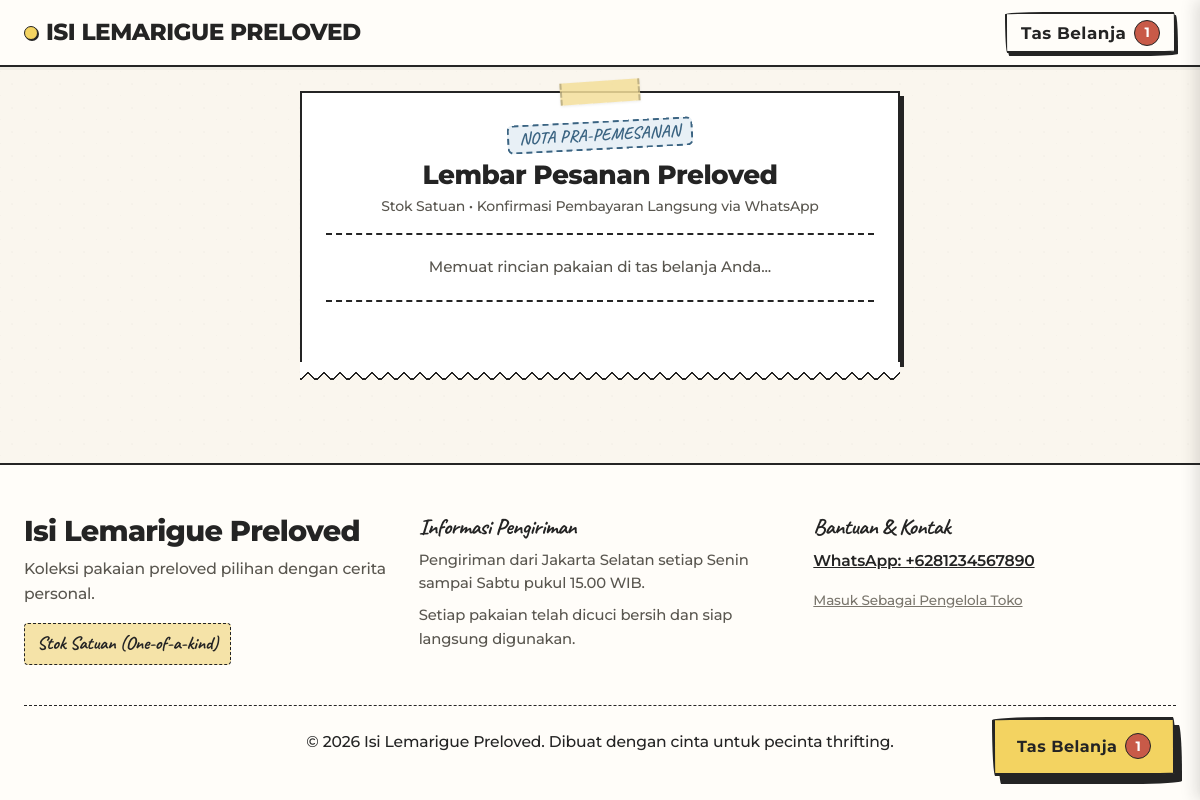
The page /checkout?direct=5 on the database its author committed.
### tables this page shows
CREATE TABLE `settings` (
  `setting_key` VARCHAR(50) PRIMARY KEY,
  `setting_value` TEXT NOT NULL,
  `updated_at` TIMESTAMP DEFAULT CURRENT_TIMESTAMP ON UPDATE CURRENT_TIMESTAMP
);

### controllers/OrderController.php (called while the page is built, shortened)
<?php
require_once __DIR__ . '/../config/constants.php';
require_once __DIR__ . '/../models/Setting.php';
class OrderController {
    public function checkout(): void {
        require_once ROOT_PATH . '/views/storefront/checkout.php';
    }
}

### config/constants.php (called while the page is built, shortened)
<?php
function e(?string $data): string {
    return htmlspecialchars((string)$data, ENT_QUOTES, 'UTF-8');
}
function url(string $path = ''): string {
    $cleanPath = ltrim($path, '/');
    return rtrim(BASE_URL, '/') . '/' . $cleanPath;
}
function asset(string $path): string {
    return url(ltrim($path, '/'));
}

### config/database.php (called while the page is built, shortened)
<?php
class Database {
    private static ?PDO $instance = null;
    public static function getConnection(): PDO {
        if (self::$instance !== null) {
            return self::$instance;
        }
        $customConfig = __DIR__ . '/db_config.php';
        if (file_exists($customConfig)) {
            $cfg = require $customConfig;
        } else {
            $cfg = [];
        }
        $host = $cfg['host'] ?? getenv('DB_HOST') ?: '127.0.0.1';
        $port = $cfg['port'] ?? getenv('DB_PORT') ?: '3306';
        $dbname = $cfg['dbname'] ?? getenv('DB_NAME') ?: 'isi_lemarigue';
        $user = $cfg['user'] ?? getenv('DB_USER') ?: 'root';
        $pass = $cfg['pass'] ?? (getenv('DB_PASS') !== false ? getenv('DB_PASS') : '');
        $driver = $cfg['driver'] ?? getenv('DB_DRIVER') ?: 'mysql';
        if ($driver === 'mysql') {
            try {
                $dsn = "mysql:host={$host};port={$port};dbname={$dbname};charset=utf8mb4";
                $options = [
                    PDO::ATTR_ERRMODE => PDO::ERRMODE_EXCEPTION,
                    PDO::ATTR_DEFAULT_FETCH_MODE => PDO::FETCH_ASSOC,
                    PDO::ATTR_EMULATE_PREPARES => false,
                ];
                self::$instance = new PDO($dsn, $user, $pass, $options);
            } catch (PDOException $e) {
                if (str_contains($e->getMessage(), 'Unknown database') || str_contains($e->getMessage(), '1049')) {
                    try {
                        $serverDsn = "mysql:host={$host};port={$port};charset=utf8mb4";
                        $serverPdo = new PDO($serverDsn, $user, $pass, [PDO::ATTR_ERRMODE => PDO::ERRMODE_EXCEPTION]);
                        $serverPdo->exec("CREATE DATABASE IF NOT EXISTS `{$dbname}` CHARACTER SET utf8mb4 COLLATE utf8mb4_unicode_ci");
                        unset($serverPdo);
                        self::$instance = new PDO($dsn, $user, $pass, $options);
                        self::initializeSchema(self::$instance);
                    } catch (Exception) {
                        throw $e;
                    }
                } else {
                    throw $e;
                }
            }
            return self::$instance;
        }
        $sqliteFile = ROOT_PATH . '/database.sqlite';
        self::$instance = new PDO("sqlite:" . $sqliteFile, null, null, [
            PDO::ATTR_ERRMODE => PDO::ERRMODE_EXCEPTION,
            PDO::ATTR_DEFAULT_FETCH_MODE => PDO::FETCH_ASSOC,
        ]);
        return self::$instance;
    }
}

### models/Setting.php (called while the page is built, shortened)
<?php
require_once __DIR__ . '/../config/database.php';
class Setting {
    private PDO $db;
    private static array $cache = [];
    public function __construct() {
        $this->db = Database::getConnection();
    }
    public function get(string $key, string $default = ''): string {
        if (isset(self::$cache[$key])) {
            return self::$cache[$key];
        }
        $stmt = $this->db->prepare("SELECT setting_value FROM settings WHERE setting_key = :k LIMIT 1");
        $stmt->execute([':k' => $key]);
        $row = $stmt->fetch();
        $val = $row ? (string)$row['setting_value'] : $default;
        self::$cache[$key] = $val;
        return $val;
    }
}

### views/storefront/checkout.php (the view, shortened to what this page needs)
<?php
require_once __DIR__ . '/../layouts/header.php';
?>
<div style="max-width: 650px; margin: 0 auto; padding-bottom: 2rem;">
    <div class="receipt-box washi-tape washi-tape-angle-left">
        <div class="receipt-header">
            <span class="stamp-badge stamp-badge-good" style="margin-bottom: 0.5rem;">NOTA PRA-PEMESANAN</span>
            <h2>Lembar Pesanan Preloved</h2>
            <p style="font-size: 0.875rem; color: var(--color-ink-muted); margin: 0;">
                Stok Satuan &bull; Konfirmasi Pembayaran Langsung via WhatsApp
            </p>
        </div>
        <div id="checkoutItemsContainer">
            <p style="text-align: center; color: var(--color-ink-muted); font-size: 0.95rem;">
                Memuat rincian pakaian di tas belanja Anda...
            </p>
        </div>
        <hr class="receipt-divider">
    </div>
</div>
<?php require_once __DIR__ . '/../layouts/footer.php'; ?>

### views/layouts/header.php (shortened to what this page needs)
<?php
require_once __DIR__ . '/../../config/constants.php';
require_once __DIR__ . '/../../models/Setting.php';
$settingModel = new Setting();
$storeName = $settingModel->get('store_name', 'Isi Lemarigue Preloved');
?>
<!DOCTYPE html>
<html lang="id">
<head>
    <link rel="stylesheet" href="<?= asset('assets/css/main.css') ?>">
    <link rel="stylesheet" href="<?= asset('assets/css/hand-drawn.css') ?>">
</head>
<body>
<header class="notebook-header" role="banner">
    <div class="container">
        <nav class="notebook-nav" aria-label="Navigasi Utama">
            <a href="<?= url('') ?>" class="logo-brand">
                <span class="logo-pin" aria-hidden="true"></span>
                <span><?= e($storeName) ?></span>
            </a>
            <div class="flex items-center gap-3">
                <button type="button" class="btn-sketch btn-sketch-sm js-open-cart" id="headerCartBtn" aria-label="Buka Tas Belanja">
                    <span>Tas Belanja</span>
                    <span class="cart-count-badge" style="display: none;">0</span>
                </button>
            </div>
        </nav>
    </div>
</header>
<main class="main-content" id="mainContent">
    <div class="container">

### views/layouts/footer.php (shortened to what this page needs)
<?php
require_once __DIR__ . '/../../models/Setting.php';
$settingModel = new Setting();
$storeName = $settingModel->get('store_name', 'Isi Lemarigue Preloved');
$storeTagline = $settingModel->get('store_tagline', 'Koleksi pakaian preloved pilihan dengan cerita personal.');
$whatsappNumber = $settingModel->get('whatsapp_number', '6281234567890');
$shippingNote = $settingModel->get('shipping_note', 'Pengiriman dari Tangerang.');
?>
    </div>
</main>
<footer style="background-color: var(--color-paper-light); border-top: var(--border-ink); padding: 3rem 0 2rem 0; margin-top: auto; position: relative;">
    <div class="container">
        <div style="display: grid; grid-template-columns: repeat(auto-fit, minmax(260px, 1fr)); gap: 2rem; margin-bottom: 2.5rem;">
            <div>
                <h3 style="font-size: 1.8rem; margin-bottom: 0.5rem;"><?= e($storeName) ?></h3>
                <p style="color: var(--color-ink-muted); margin-bottom: 1rem;"><?= e($storeTagline) ?></p>
                <div style="display: inline-block; padding: 0.35rem 0.75rem; background-color: var(--color-washi); border: 1.5px dashed var(--color-ink); border-radius: 4px; font-family: var(--font-hand); font-size: 1.15rem; font-weight: bold;">
                    Stok Satuan (One-of-a-kind)
                </div>
            </div>
            <div>
                <h4 style="font-family: var(--font-hand); font-size: 1.4rem; margin-bottom: 0.5rem;">Informasi Pengiriman</h4>
                <p style="color: var(--color-ink-muted); font-size: 0.925rem; margin-bottom: 0.5rem;"><?= e($shippingNote) ?></p>
                <p style="color: var(--color-ink-muted); font-size: 0.925rem;">Setiap pakaian telah dicuci bersih dan siap langsung digunakan.</p>
            </div>
            <div>
                <h4 style="font-family: var(--font-hand); font-size: 1.4rem; margin-bottom: 0.5rem;">Bantuan & Kontak</h4>
                <p style="margin-bottom: 0.5rem;">
                    <a href="https://wa.me/<?= preg_replace('/[^0-9]/', '', $whatsappNumber) ?>" target="_blank" rel="noopener" style="text-decoration: underline; font-weight: 600;">
                        WhatsApp: +<?= e($whatsappNumber) ?>
                    </a>
                </p>
                <p style="font-size: 0.85rem; margin-top: 1rem;">
                    <?php if (empty($_SESSION['admin_logged_in'])): ?>
                        <a href="<?= url('admin/login') ?>" style="color: var(--color-ink-light); text-decoration: underline;">Masuk Sebagai Pengelola Toko</a>
                    <?php else: ?>
                        <a href="<?= url('admin') ?>" style="font-weight: 600; text-decoration: underline;">Buka Dasbor Admin</a>
                    <?php endif; ?>
                </p>
            </div>
        </div>
        <div style="border-top: 1.5px dashed var(--color-ink); padding-top: 1.5rem; text-align: center; font-size: 0.85rem; color: var(--color-ink-muted);">
            <p>&copy; <?= date('Y') ?> <?= e($storeName) ?>. Dibuat dengan cinta untuk pecinta thrifting.</p>
        </div>
    </div>
</footer>
<button type="button" class="floating-cart-btn js-open-cart" id="floatingCartBtn" style="display: none;" aria-label="Buka Keranjang Belanja">
    <span>Tas Belanja</span>
    <span class="cart-count-badge">0</span>
</button>
</body>
</html>

### assets/css/main.css (style rules this page uses)
:root { --color-paper: #FAF6EE; --color-paper-light: #FFFDF9; --color-ink: #242424; --color-ink-muted: #59564F; --color-ink-light: #7A766D; --color-card: #FFFFFF; --color-highlighter: #F3D361; --color-highlighter-hover: #E7C650; --color-terracotta: #C85A48; --color-terracotta-bg: #FBEBE8; --color-sage: #5B8A72; --color-sage-bg: #EDF4F0; --color-washi: rgba(244, 223, 154, 0.85); --color-washi-tape: #F4DF9A; --font-hand: 'Caveat', 'Patrick Hand', cursive, sans-serif; --font-script: 'Patrick Hand', cursive, sans-serif; --font-sans: 'Montserrat', system-ui, -apple-system, sans-serif; --border-ink: 2px solid var(--color-ink); --border-ink-thick: 3px solid var(--color-ink); --border-ink-thin: 1.5px solid var(--color-ink); --radius-wobbly: 255px 15px 225px 15px / 15px 225px 15px 255px; --radius-wobbly-alt: 15px 225px 15px 255px / 255px 15px 225px 15px; --radius-hand: 12px; --shadow-sketch-sm: 2px 3px 0px var(--color-ink); --shadow-sketch: 4px 5px 0px var(--color-ink); --shadow-sketch-lg: 6px 8px 0px var(--color-ink); --shadow-sketch-hover: 2px 2px 0px var(--color-ink); --container-max: 1200px; --header-height: 72px; }
*, *::before, *::after { box-sizing: border-box; margin: 0; padding: 0; }
html { font-size: 16px; scroll-behavior: smooth; -webkit-text-size-adjust: 100%; }
body { background-color: var(--color-paper); color: var(--color-ink); font-family: var(--font-sans); font-weight: 500; letter-spacing: -0.01em; line-height: 1.6; min-height: 100vh; display: flex; flex-direction: column; overflow-x: hidden; position: relative; background-image: radial-gradient(circle at 50% 50%, rgba(36, 36, 36, 0.02) 1px, transparent 1px), radial-gradient(circle at 0% 100%, rgba(36, 36, 36, 0.02) 1px, transparent 1px); background-size: 24px 24px; }
h1, h2, h3, h4, h5, h6 { color: var(--color-ink); font-family: var(--font-sans); font-weight: 800; letter-spacing: -0.025em; line-height: 1.25; }
h2 { font-size: clamp(1.6rem, 3.5vw, 2.2rem); }
h3 { font-size: clamp(1.3rem, 2.5vw, 1.65rem); }
h4 { font-size: 1.2rem; }
p { margin-bottom: 0.8rem; font-size: 0.975rem; color: var(--color-ink); }
a { color: inherit; text-decoration: none; transition: color 0.15s ease; }
button, input, select, textarea, .btn { font-family: inherit; font-size: 1rem; min-height: 44px; }
.container { width: 100%; max-width: var(--container-max); margin-left: auto; margin-right: auto; padding-left: 1rem; padding-right: 1rem; }
@media (min-width: 768px) { .container { padding-left: 1.5rem; padding-right: 1.5rem; } }
.flex { display: flex; }
.items-center { align-items: center; }
.gap-3 { gap: 0.75rem; }
.main-content { flex: 1 0 auto; padding-top: 1.5rem; padding-bottom: 3.5rem; }

### rows shown on the page
settings: setting_value "ISI LEMARIGUE PRELOVED"
settings: setting_value "Pengiriman dari Jakarta Selatan setiap Senin sampai Sabtu pukul 15.00 WIB."
settings: setting_value "6281234567890"

### other values the page prints
$storeName "Isi Lemarigue Preloved"
$storeTagline "Koleksi pakaian preloved pilihan dengan cerita personal."
